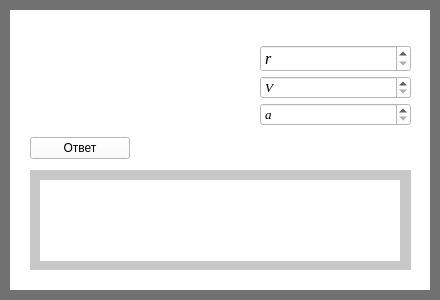
       <widget class="QWidget" name="widget_13" native="true">
        <property name="geometry">
         <rect>
          <x>920</x>
          <y>0</y>
          <width>440</width>
          <height>300</height>
         </rect>
        </property>
        <property name="minimumSize">
         <size>
          <width>440</width>
          <height>300</height>
         </size>
        </property>
        <property name="styleSheet">
         <string notr="true">background-color: rgb(0, 0, 0);
background-color: rgb(113, 113, 113);</string>
        </property>
        <widget class="QWidget" name="widget_14" native="true">
         <property name="geometry">
          <rect>
           <x>10</x>
           <y>10</y>
           <width>420</width>
           <height>280</height>
          </rect>
         </property>
         <property name="minimumSize">
          <size>
           <width>420</width>
           <height>280</height>
          </size>
         </property>
         <property name="styleSheet">
          <string notr="true">background-color: rgb(255, 255, 255);</string>
         </property>
         <widget class="QWidget" name="verticalLayoutWidget_24">
          <property name="geometry">
           <rect>
            <x>20</x>
            <y>20</y>
            <width>381</width>
            <height>245</height>
           </rect>
          </property>
          <layout class="QVBoxLayout" name="verticalLayout_27">
           <property name="topMargin">
            <number>10</number>
           </property>
           <item>
            <layout class="QHBoxLayout" name="horizontalLayout_15">
             <property name="spacing">
              <number>50</number>
             </property>
             <item>
              <widget class="QLabel" name="label_29">
               <property name="minimumSize">
                <size>
                 <width>180</width>
                 <height>0</height>
                </size>
               </property>
               <property name="styleSheet">
                <string notr="true">background-color: rgb(255, 255, 255);</string>
               </property>
               <property name="text">
                <string/>
               </property>
               <property name="pixmap">
                <pixmap>D:/Downloads/2018-12-06_22-04-17.jpg</pixmap>
               </property>
              </widget>
             </item>
             <item>
              <layout class="QVBoxLayout" name="verticalLayout_14">
               <property name="spacing">
                <number>4</number>
               </property>
               <item>
                <widget class="QSpinBox" name="spinBox_23">
                 <property name="font">
                  <font>
                   <family>Times New Roman</family>
                   <pointsize>12</pointsize>
                   <italic>true</italic>
                  </font>
                 </property>
                 <property name="specialValueText">
                  <string>r</string>
                 </property>
                 <property name="maximum">
                  <number>1000000000</number>
                 </property>
                </widget>
               </item>
               <item>
                <widget class="QSpinBox" name="spinBox_22">
                 <property name="font">
                  <font>
                   <family>Times New Roman</family>
                   <pointsize>10</pointsize>
                   <italic>true</italic>
                  </font>
                 </property>
                 <property name="specialValueText">
                  <string>V</string>
                 </property>
                 <property name="maximum">
                  <number>1000000000</number>
                 </property>
                </widget>
               </item>
               <item>
                <widget class="QSpinBox" name="spinBox_20">
                 <property name="font">
                  <font>
                   <family>Times New Roman</family>
                   <pointsize>10</pointsize>
                   <italic>true</italic>
                  </font>
                 </property>
                 <property name="specialValueText">
                  <string>a</string>
                 </property>
                 <property name="maximum">
                  <number>1000000000</number>
                 </property>
                </widget>
               </item>
              </layout>
             </item>
            </layout>
           </item>
           <item>
            <widget class="QPushButton" name="pushButton_7">
             <property name="minimumSize">
              <size>
               <width>100</width>
               <height>0</height>
              </size>
             </property>
             <property name="maximumSize">
              <size>
               <width>100</width>
               <height>16777215</height>
              </size>
             </property>
             <property name="text">
              <string>Ответ</string>
             </property>
            </widget>
           </item>
           <item>
            <widget class="QWidget" name="widget_59" native="true">
             <property name="minimumSize">
              <size>
               <width>0</width>
               <height>100</height>
              </size>
             </property>
             <property name="maximumSize">
              <size>
               <width>400</width>
               <height>100</height>
              </size>
             </property>
             <property name="styleSheet">
              <string notr="true">background-color: rgb(200, 200, 200);</string>
             </property>
             <widget class="QLabel" name="label_30">
              <property name="geometry">
               <rect>
                <x>10</x>
                <y>10</y>
                <width>360</width>
                <height>81</height>
               </rect>
              </property>
              <property name="minimumSize">
               <size>
                <width>360</width>
                <height>0</height>
               </size>
              </property>
              <property name="maximumSize">
               <size>
                <width>360</width>
                <height>16777215</height>
               </size>
              </property>
              <property name="styleSheet">
               <string notr="true">background-color: rgb(255, 255, 255);</string>
              </property>
              <property name="text">
               <string/>
              </property>
             </widget>
            </widget>
           </item>
          </layout>
         </widget>
        </widget>
       </widget>
